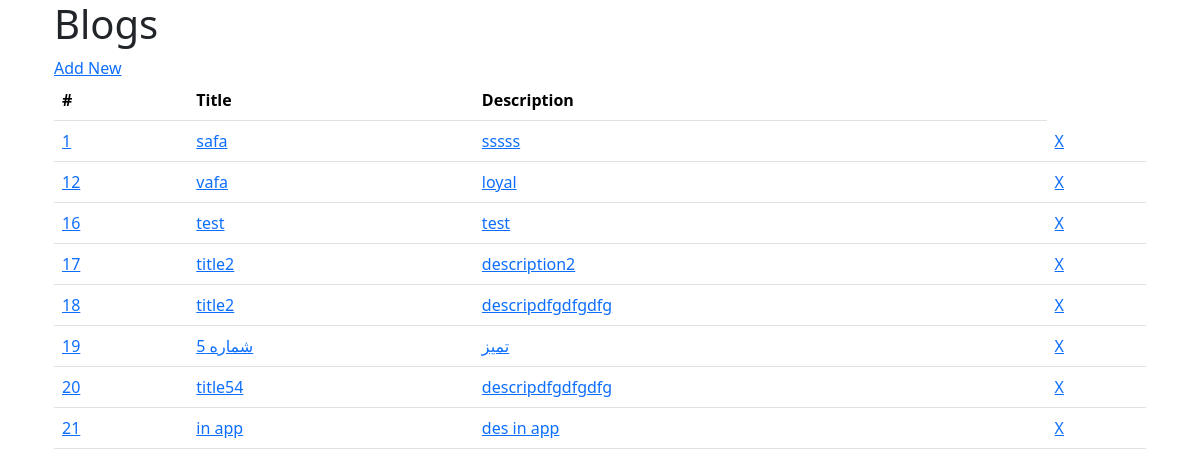
Screenshot of /blog/ with the database file from the repository.
### main/models.py (models this page shows, shortened)
class Blog(models.Model):
    title = models.CharField(max_length=200)
    description = models.TextField()

### main/views.py (the view)
# urls.py: path('blog/', blogListView, name="blog-list-page"),
def blogListView(request):
    context ={}
    context["dataset"] = Blog.objects.all()
    return render(request, "blogs/list.html", context)

### main/templates/blogs/list.html
{% extends 'layout/index.html' %}
{% block content %}
    <div class="container">
        <h1>Blogs</h1>
        <a href="create/">Add New</a>
        <table class="table">
            <thead>
                <tr>
                    <th>#</th>
                    <th>Title</th>
                    <th>Description</th>
                </tr>
            </thead>
            <tbody>
                {% for data in dataset %}
                    <tr>
                            <td><a href="{{data.id}}">{{ data.id }}</a></td>
                            <td><a href="{{data.id}}">{{ data.title }}</a></td>
                            <td><a href="{{data.id}}">{{ data.description }}</a></td>
                            <td><a href="{{data.id}}/delete/">X</a></td>
                    </tr>
                {% endfor %}
            </tbody>
        </table>
    </div>
{% endblock %}

### main/templates/layout/index.html (shortened to what this page needs)
<!DOCTYPE html>
<html lang="en">
<head>
    {% load bootstrap5 %}
    {% bootstrap_css %}
<body>
    <div class="container">
        <div class="row">
            <div class="col-12">
                {% block content %}
                {% endblock %}
            </div>
        </div>
    </div>
</body>
</html>

### rows the page displays
Blog: id "1", title "safa", description "sssss"
Blog: id "12", title "vafa", description "loyal"
Blog: id "16", title "test", description "test"
Blog: id "17", title "title2", description "description2"
Blog: id "18", title "title2", description "descripdfgdfgdfg"
Blog: id "19", title "شماره 5", description "تمیز"
Blog: id "20", title "title54", description "descripdfgdfgdfg"
Blog: id "21", title "in app", description "des in app"
